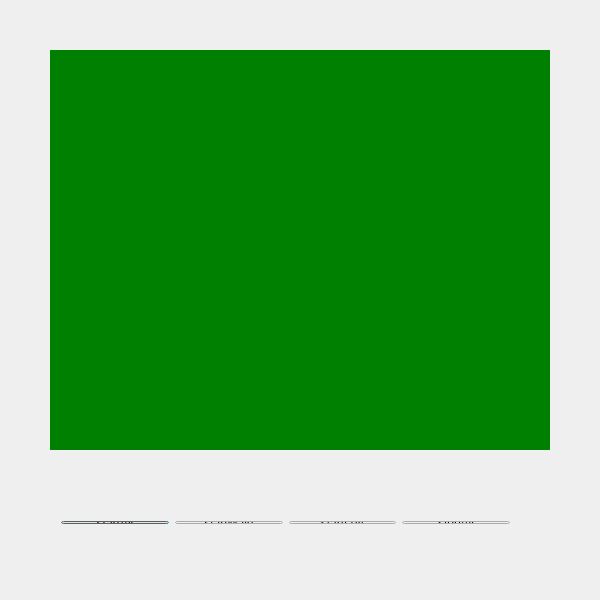
<?xml version="1.0" encoding="UTF-8"?>
<ui version="4.0">
 <class>QtTestDemoClass</class>
 <widget class="QDialog" name="QtTestDemoClass">
  <property name="geometry">
   <rect>
    <x>0</x>
    <y>0</y>
    <width>600</width>
    <height>600</height>
   </rect>
  </property>
  <property name="windowTitle">
   <string>QtTestDemo</string>
  </property>
  <widget class="QLabel" name="video_main">
   <property name="geometry">
    <rect>
     <x>50</x>
     <y>50</y>
     <width>500</width>
     <height>400</height>
    </rect>
   </property>
   <property name="styleSheet">
    <string notr="true">background-color: green;</string>
   </property>
   <property name="text">
    <string/>
   </property>
  </widget>
  <widget class="QLabel" name="video_side">
   <property name="geometry">
    <rect>
     <x>50</x>
     <y>50</y>
     <width>500</width>
     <height>400</height>
    </rect>
   </property>
   <property name="styleSheet">
    <string notr="true">background-color: green;</string>
   </property>
   <property name="text">
    <string/>
   </property>
  </widget>
  <widget class="QWidget" name="">
   <property name="geometry">
    <rect>
     <x>50</x>
     <y>510</y>
     <width>471</width>
     <height>25</height>
    </rect>
   </property>
   <layout class="QHBoxLayout" name="horizontalLayout">
    <item>
     <widget class="QPushButton" name="btnStart">
      <property name="text">
       <string>startAll</string>
      </property>
     </widget>
    </item>
    <item>
     <widget class="QPushButton" name="btnStartMain">
      <property name="text">
       <string>startMain</string>
      </property>
     </widget>
    </item>
    <item>
     <widget class="QPushButton" name="btnStartLeft">
      <property name="text">
       <string>startLeft</string>
      </property>
     </widget>
    </item>
    <item>
     <widget class="QPushButton" name="btnStop">
      <property name="text">
       <string>stopAll</string>
      </property>
     </widget>
    </item>
   </layout>
  </widget>
  <zorder>btnStart</zorder>
  <zorder>btnStop</zorder>
  <zorder>video_side</zorder>
  <zorder>btnStartMain</zorder>
  <zorder>btnStartLeft</zorder>
  <zorder>video_main</zorder>
 </widget>
 <layoutdefault spacing="6" margin="11"/>
 <resources>
  <include location="QtTestDemo.qrc"/>
 </resources>
 <connections/>
</ui>
